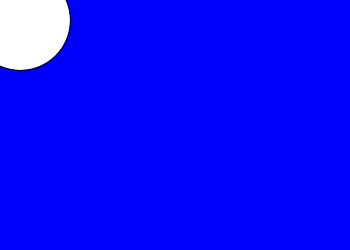
Frame 1 (no input)
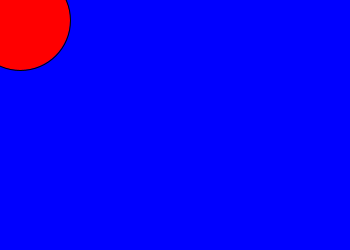
Frame 60 (the mouse pressed at the canvas centre just before this capture)
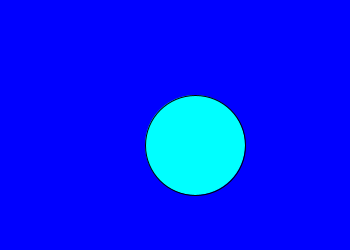
Frame 120 (the mouse held since frame 60 and released just before this capture)

The Processing sketch that drew these frames (run headless with seeded random() and noise(); from frame 60 on, the mouse is pressed at the canvas centre):

// Processing sketch: processing_106920
// ── processing_106920.pde

void setup() {  //setup function called initially, only once
  size(350, 250);
 
}

void draw() {  //draw function loops
 background(0,0,255);
 
 ellipse(20+mouseX,20+mouseY,100,100);
 
 if (mousePressed) {
     fill(0,255,255);     
  }
 else{
       fill(255,0,0);
     } 
       }
